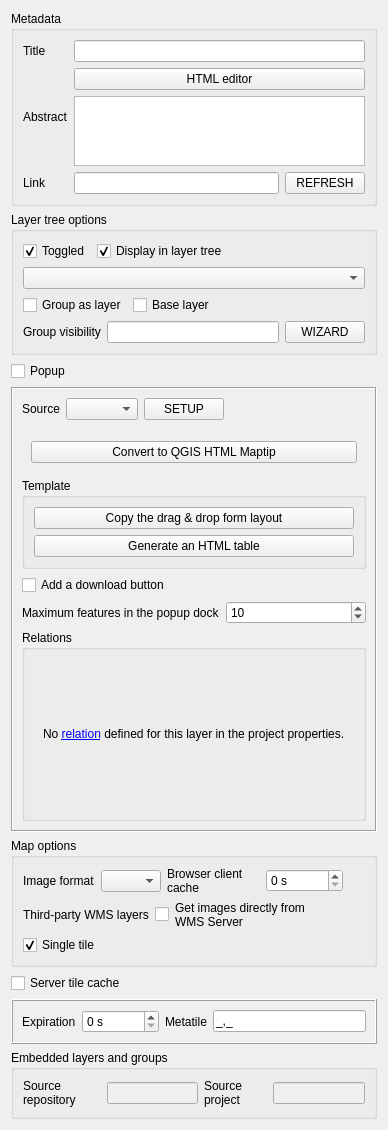
                    <widget class="QWidget" name="scrollAreaWidgetContents_10">
                     <property name="geometry">
                      <rect>
                       <x>0</x>
                       <y>0</y>
                       <width>375</width>
                       <height>1130</height>
                      </rect>
                     </property>
                     <layout class="QVBoxLayout" name="verticalLayout_9">
                      <item>
                       <widget class="QgsCollapsibleGroupBox" name="mGroupBox">
                        <property name="title">
                         <string>Metadata</string>
                        </property>
                        <property name="flat">
                         <bool>false</bool>
                        </property>
                        <property name="checkable">
                         <bool>false</bool>
                        </property>
                        <layout class="QVBoxLayout" name="verticalLayout_22">
                         <item>
                          <layout class="QGridLayout" name="gridLayout_8">
                           <item row="0" column="1">
                            <widget class="QLineEdit" name="inLayerTitle"/>
                           </item>
                           <item row="0" column="0">
                            <widget class="QLabel" name="label_7">
                             <property name="text">
                              <string>Title</string>
                             </property>
                            </widget>
                           </item>
                           <item row="1" column="1">
                            <layout class="QVBoxLayout" name="verticalLayout_58">
                             <item>
                              <widget class="QPushButton" name="button_abstract_html">
                               <property name="text">
                                <string>HTML editor</string>
                               </property>
                              </widget>
                             </item>
                             <item>
                              <widget class="QPlainTextEdit" name="teLayerAbstract">
                               <property name="sizePolicy">
                                <sizepolicy hsizetype="Preferred" vsizetype="Preferred">
                                 <horstretch>0</horstretch>
                                 <verstretch>0</verstretch>
                                </sizepolicy>
                               </property>
                               <property name="maximumSize">
                                <size>
                                 <width>16777215</width>
                                 <height>70</height>
                                </size>
                               </property>
                              </widget>
                             </item>
                            </layout>
                           </item>
                           <item row="1" column="0">
                            <widget class="QLabel" name="label_8">
                             <property name="text">
                              <string>Abstract</string>
                             </property>
                            </widget>
                           </item>
                           <item row="2" column="0">
                            <widget class="QLabel" name="label_link">
                             <property name="text">
                              <string>Link</string>
                             </property>
                            </widget>
                           </item>
                           <item row="2" column="1">
                            <layout class="QHBoxLayout" name="horizontalLayout_3">
                             <item>
                              <widget class="QLineEdit" name="inLayerLink"/>
                             </item>
                             <item>
                              <widget class="QPushButton" name="button_refresh_link">
                               <property name="text">
                                <string notr="true">REFRESH</string>
                               </property>
                              </widget>
                             </item>
                            </layout>
                           </item>
                          </layout>
                         </item>
                        </layout>
                       </widget>
                      </item>
                      <item>
                       <widget class="QgsCollapsibleGroupBox" name="mGroupBox_2">
                        <property name="title">
                         <string>Layer tree options</string>
                        </property>
                        <layout class="QVBoxLayout" name="verticalLayout_23">
                         <item>
                          <layout class="QHBoxLayout" name="horizontalLayout_32">
                           <item>
                            <widget class="QCheckBox" name="cbToggled">
                             <property name="text">
                              <string>Toggled</string>
                             </property>
                             <property name="checked">
                              <bool>true</bool>
                             </property>
                            </widget>
                           </item>
                           <item>
                            <widget class="QCheckBox" name="cbDisplayInLegend">
                             <property name="toolTip">
                              <string>If the layer is displayed in the legend</string>
                             </property>
                             <property name="text">
                              <string>Display in layer tree</string>
                             </property>
                             <property name="checked">
                              <bool>true</bool>
                             </property>
                            </widget>
                           </item>
                           <item>
                            <spacer name="horizontalSpacer_35">
                             <property name="orientation">
                              <enum>Qt::Horizontal</enum>
                             </property>
                             <property name="sizeHint" stdset="0">
                              <size>
                               <width>40</width>
                               <height>20</height>
                              </size>
                             </property>
                            </spacer>
                           </item>
                          </layout>
                         </item>
                         <item>
                          <widget class="QComboBox" name="combo_legend_option"/>
                         </item>
                         <item>
                          <layout class="QHBoxLayout" name="horizontalLayout_33">
                           <item>
                            <widget class="QCheckBox" name="cbGroupAsLayer">
                             <property name="toolTip">
                              <string>Useful for groups if we want to manage all layers included in the group as a single layer</string>
                             </property>
                             <property name="text">
                              <string>Group as layer</string>
                             </property>
                            </widget>
                           </item>
                           <item>
                            <widget class="QCheckBox" name="cbLayerIsBaseLayer">
                             <property name="text">
                              <string>Base layer</string>
                             </property>
                            </widget>
                           </item>
                           <item>
                            <spacer name="horizontalSpacer_9">
                             <property name="orientation">
                              <enum>Qt::Horizontal</enum>
                             </property>
                             <property name="sizeHint" stdset="0">
                              <size>
                               <width>40</width>
                               <height>20</height>
                              </size>
                             </property>
                            </spacer>
                           </item>
                          </layout>
                         </item>
                         <item>
                          <layout class="QHBoxLayout" name="horizontalLayout_3">
                           <item>
                            <widget class="QLabel" name="label_group_visibility">
                             <property name="text">
                              <string>Group visibility</string>
                             </property>
                            </widget>
                           </item>
                           <item>
                            <widget class="QLineEdit" name="list_group_visibility"/>
                           </item>
                           <item>
                            <widget class="QPushButton" name="button_wizard_group_visibility_layer">
                             <property name="text">
                              <string notr="true">WIZARD</string>
                             </property>
                            </widget>
                           </item>
                          </layout>
                         </item>
                        </layout>
                       </widget>
                      </item>
                      <item>
                       <widget class="QCheckBox" name="checkbox_popup">
                        <property name="toolTip">
                         <string>If we want to enable popup on the layer</string>
                        </property>
                        <property name="text">
                         <string>Popup</string>
                        </property>
                       </widget>
                      </item>
                      <item>
                       <widget class="QFrame" name="popup_frame">
                        <property name="frameShape">
                         <enum>QFrame::Box</enum>
                        </property>
                        <property name="frameShadow">
                         <enum>QFrame::Sunken</enum>
                        </property>
                        <layout class="QVBoxLayout" name="verticalLayout_47">
                         <item>
                          <layout class="QHBoxLayout" name="horizontalLayout_7">
                           <item>
                            <widget class="QLabel" name="label_67">
                             <property name="styleSheet">
                              <string notr="true"/>
                             </property>
                             <property name="text">
                              <string>Source</string>
                             </property>
                            </widget>
                           </item>
                           <item>
                            <widget class="QComboBox" name="liPopupSource">
                             <property name="toolTip">
                              <string>The source of the popup. &quot;Auto&quot; displays an attribute table. &quot;Lizmap&quot; can be configured in the plugin. &quot;QGIS&quot; displays the maptip.</string>
                             </property>
                             <property name="styleSheet">
                              <string notr="true"/>
                             </property>
                            </widget>
                           </item>
                           <item>
                            <widget class="QPushButton" name="btConfigurePopup">
                             <property name="text">
                              <string notr="true">SETUP</string>
                             </property>
                            </widget>
                           </item>
                           <item>
                            <spacer name="horizontalSpacer_2">
                             <property name="orientation">
                              <enum>Qt::Horizontal</enum>
                             </property>
                             <property name="sizeHint" stdset="0">
                              <size>
                               <width>40</width>
                               <height>20</height>
                              </size>
                             </property>
                            </spacer>
                           </item>
                          </layout>
                         </item>
                         <item>
                          <widget class="QWidget" name="widget_deprecated_lizmap_popup" native="true">
                           <layout class="QVBoxLayout" name="verticalLayout_56">
                            <item>
                             <widget class="WarningWidget" name="widget_deprecated_popup" native="true"/>
                            </item>
                            <item>
                             <widget class="QPushButton" name="convert_html_maptip">
                              <property name="text">
                               <string>Convert to QGIS HTML Maptip</string>
                              </property>
                             </widget>
                            </item>
                           </layout>
                          </widget>
                         </item>
                         <item>
                          <widget class="QWidget" name="widget_qgis_maptip" native="true">
                           <layout class="QVBoxLayout" name="verticalLayout_51">
                            <property name="leftMargin">
                             <number>0</number>
                            </property>
                            <property name="topMargin">
                             <number>0</number>
                            </property>
                            <property name="rightMargin">
                             <number>0</number>
                            </property>
                            <property name="bottomMargin">
                             <number>0</number>
                            </property>
                            <item>
                             <widget class="QGroupBox" name="groupBox_10">
                              <property name="title">
                               <string>Template</string>
                              </property>
                              <layout class="QVBoxLayout" name="verticalLayout_50">
                               <item>
                                <widget class="QPushButton" name="btQgisPopupFromForm">
                                 <property name="text">
                                  <string>Copy the drag &amp;&amp; drop form layout</string>
                                 </property>
                                </widget>
                               </item>
                               <item>
                                <widget class="QPushButton" name="button_generate_html_table">
                                 <property name="text">
                                  <string>Generate an HTML table</string>
                                 </property>
                                </widget>
                               </item>
                              </layout>
                             </widget>
                            </item>
                           </layout>
                          </widget>
                         </item>
                         <item>
                          <widget class="QCheckBox" name="checkbox_popup_allow_download">
                           <property name="text">
                            <string>Add a download button</string>
                           </property>
                          </widget>
                         </item>
                         <item>
                          <layout class="QHBoxLayout" name="horizontalLayout_37">
                           <item>
                            <widget class="QLabel" name="label_max_feature_popup">
                             <property name="text">
                              <string>Maximum features in the popup dock</string>
                             </property>
                            </widget>
                           </item>
                           <item>
                            <widget class="QSpinBox" name="sbPopupMaxFeatures">
                             <property name="minimum">
                              <number>1</number>
                             </property>
                             <property name="maximum">
                              <number>999</number>
                             </property>
                             <property name="value">
                              <number>10</number>
                             </property>
                            </widget>
                           </item>
                          </layout>
                         </item>
                         <item>
                          <widget class="QGroupBox" name="groupBox_11">
                           <property name="title">
                            <string>Relations</string>
                           </property>
                           <property name="checkable">
                            <bool>false</bool>
                           </property>
                           <layout class="QVBoxLayout" name="verticalLayout_53">
                            <item>
                             <widget class="QStackedWidget" name="relation_stacked_widget">
                              <property name="currentIndex">
                               <number>0</number>
                              </property>
                              <widget class="QWidget" name="page_no_relation">
                               <layout class="QVBoxLayout" name="verticalLayout_54">
                                <item>
                                 <widget class="QLabel" name="label_78">
                                  <property name="text">
                                   <string>&lt;html&gt;&lt;head/&gt;&lt;body&gt;&lt;p&gt;No &lt;a href=&quot;https://docs.qgis.org/latest/en/docs/user_manual/introduction/qgis_configuration.html#relations-properties&quot;&gt;&lt;span style=&quot; text-decoration: underline; color:#0000ff;&quot;&gt;relation&lt;/span&gt;&lt;/a&gt; defined for this layer in the project properties.&lt;/p&gt;&lt;/body&gt;&lt;/html&gt;</string>
                                  </property>
                                  <property name="openExternalLinks">
                                   <bool>true</bool>
                                  </property>
                                 </widget>
                                </item>
                               </layout>
                              </widget>
                              <widget class="QWidget" name="page_display_relation">
                               <layout class="QVBoxLayout" name="verticalLayout_55">
                                <item>
                                 <layout class="QHBoxLayout" name="horizontalLayout_36">
                                  <item>
                                   <widget class="QCheckBox" name="cbPopupDisplayChildren">
                                    <property name="toolTip">
                                     <string>When checked, Lizmap will show children data under each parent popup. You should activate popup for parent and child layers.</string>
                                    </property>
                                    <property name="styleSheet">
                                     <string notr="true"/>
                                    </property>
                                    <property name="text">
                                     <string>Display related children</string>
                                    </property>
                                   </widget>
                                  </item>
                                 </layout>
                                </item>
                               </layout>
                              </widget>
                             </widget>
                            </item>
                           </layout>
                          </widget>
                         </item>
                        </layout>
                       </widget>
                      </item>
                      <item>
                       <widget class="QgsCollapsibleGroupBox" name="mGroupBox_4">
                        <property name="title">
                         <string>Map options</string>
                        </property>
                        <layout class="QVBoxLayout" name="verticalLayout_25">
                         <item>
                          <layout class="QHBoxLayout" name="horizontalLayout_8">
                           <item>
                            <widget class="QLabel" name="label_9">
                             <property name="text">
                              <string>Image format</string>
                             </property>
                            </widget>
                           </item>
                           <item>
                            <widget class="QComboBox" name="liImageFormat">
                             <property name="maximumSize">
                              <size>
                               <width>60</width>
                               <height>16777215</height>
                              </size>
                             </property>
                            </widget>
                           </item>
                           <item>
                            <widget class="QLabel" name="label_18">
                             <property name="text">
                              <string>Browser client cache</string>
                             </property>
                             <property name="wordWrap">
                              <bool>true</bool>
                             </property>
                            </widget>
                           </item>
                           <item>
                            <widget class="QSpinBox" name="inClientCacheExpiration">
                             <property name="suffix">
                              <string> s</string>
                             </property>
                             <property name="maximum">
                              <number>2592000</number>
                             </property>
                            </widget>
                           </item>
                           <item>
                            <spacer name="horizontalSpacer_25">
                             <property name="orientation">
                              <enum>Qt::Horizontal</enum>
                             </property>
                             <property name="sizeHint" stdset="0">
                              <size>
                               <width>40</width>
                               <height>20</height>
                              </size>
                             </property>
                            </spacer>
                           </item>
                          </layout>
                         </item>
                         <item>
                          <layout class="QHBoxLayout" name="horizontalLayout_25">
                           <item>
                            <widget class="QLabel" name="label_56">
                             <property name="font">
                              <font>
                               <weight>50</weight>
                               <bold>false</bold>
                              </font>
                             </property>
                             <property name="text">
                              <string>Third-party WMS layers</string>
                             </property>
                             <property name="wordWrap">
                              <bool>true</bool>
                             </property>
                            </widget>
                           </item>
                           <item>
                            <widget class="QCheckBox" name="cbExternalWms">
                             <property name="text">
                              <string/>
                             </property>
                            </widget>
                           </item>
                           <item>
                            <widget class="QLabel" name="label_59">
                             <property name="text">
                              <string>Get images directly from WMS Server</string>
                             </property>
                             <property name="wordWrap">
                              <bool>true</bool>
                             </property>
                            </widget>
                           </item>
                           <item>
                            <spacer name="horizontalSpacer_34">
                             <property name="orientation">
                              <enum>Qt::Horizontal</enum>
                             </property>
                             <property name="sizeHint" stdset="0">
                              <size>
                               <width>40</width>
                               <height>20</height>
                              </size>
                             </property>
                            </spacer>
                           </item>
                          </layout>
                         </item>
                         <item>
                          <widget class="QCheckBox" name="cbSingleTile">
                           <property name="toolTip">
                            <string>If Lizmap must call this layer as a single tile. This is incompatible with server tile cache.</string>
                           </property>
                           <property name="text">
                            <string>Single tile</string>
                           </property>
                           <property name="checked">
                            <bool>true</bool>
                           </property>
                          </widget>
                         </item>
                        </layout>
                       </widget>
                      </item>
                      <item>
                       <widget class="QCheckBox" name="checkbox_server_cache">
                        <property name="text">
                         <string>Server tile cache</string>
                        </property>
                       </widget>
                      </item>
                      <item>
                       <widget class="QFrame" name="server_cache_frame">
                        <property name="frameShape">
                         <enum>QFrame::Box</enum>
                        </property>
                        <property name="frameShadow">
                         <enum>QFrame::Raised</enum>
                        </property>
                        <layout class="QHBoxLayout" name="horizontalLayout_2">
                         <item>
                          <widget class="QLabel" name="label_12">
                           <property name="text">
                            <string>Expiration</string>
                           </property>
                           <property name="wordWrap">
                            <bool>true</bool>
                           </property>
                          </widget>
                         </item>
                         <item>
                          <widget class="QSpinBox" name="inCacheExpiration">
                           <property name="suffix">
                            <string> s</string>
                           </property>
                           <property name="maximum">
                            <number>2592000</number>
                           </property>
                          </widget>
                         </item>
                         <item>
                          <widget class="QLabel" name="label_16">
                           <property name="text">
                            <string>Metatile</string>
                           </property>
                          </widget>
                         </item>
                         <item>
                          <widget class="QLineEdit" name="inMetatileSize">
                           <property name="inputMask">
                            <string>0,0;_</string>
                           </property>
                          </widget>
                         </item>
                        </layout>
                       </widget>
                      </item>
                      <item>
                       <widget class="QGroupBox" name="groupBox_3">
                        <property name="title">
                         <string>Embedded layers and groups</string>
                        </property>
                        <layout class="QHBoxLayout" name="horizontalLayout_39">
                         <item>
                          <widget class="QLabel" name="label_51">
                           <property name="text">
                            <string>Source repository</string>
                           </property>
                           <property name="wordWrap">
                            <bool>true</bool>
                           </property>
                          </widget>
                         </item>
                         <item>
                          <widget class="QLineEdit" name="inSourceRepository">
                           <property name="enabled">
                            <bool>false</bool>
                           </property>
                          </widget>
                         </item>
                         <item>
                          <widget class="QLabel" name="label_50">
                           <property name="text">
                            <string>Source project</string>
                           </property>
                           <property name="wordWrap">
                            <bool>true</bool>
                           </property>
                          </widget>
                         </item>
                         <item>
                          <widget class="QLineEdit" name="inSourceProject">
                           <property name="enabled">
                            <bool>false</bool>
                           </property>
                          </widget>
                         </item>
                        </layout>
                       </widget>
                      </item>
                     </layout>
                    </widget>
